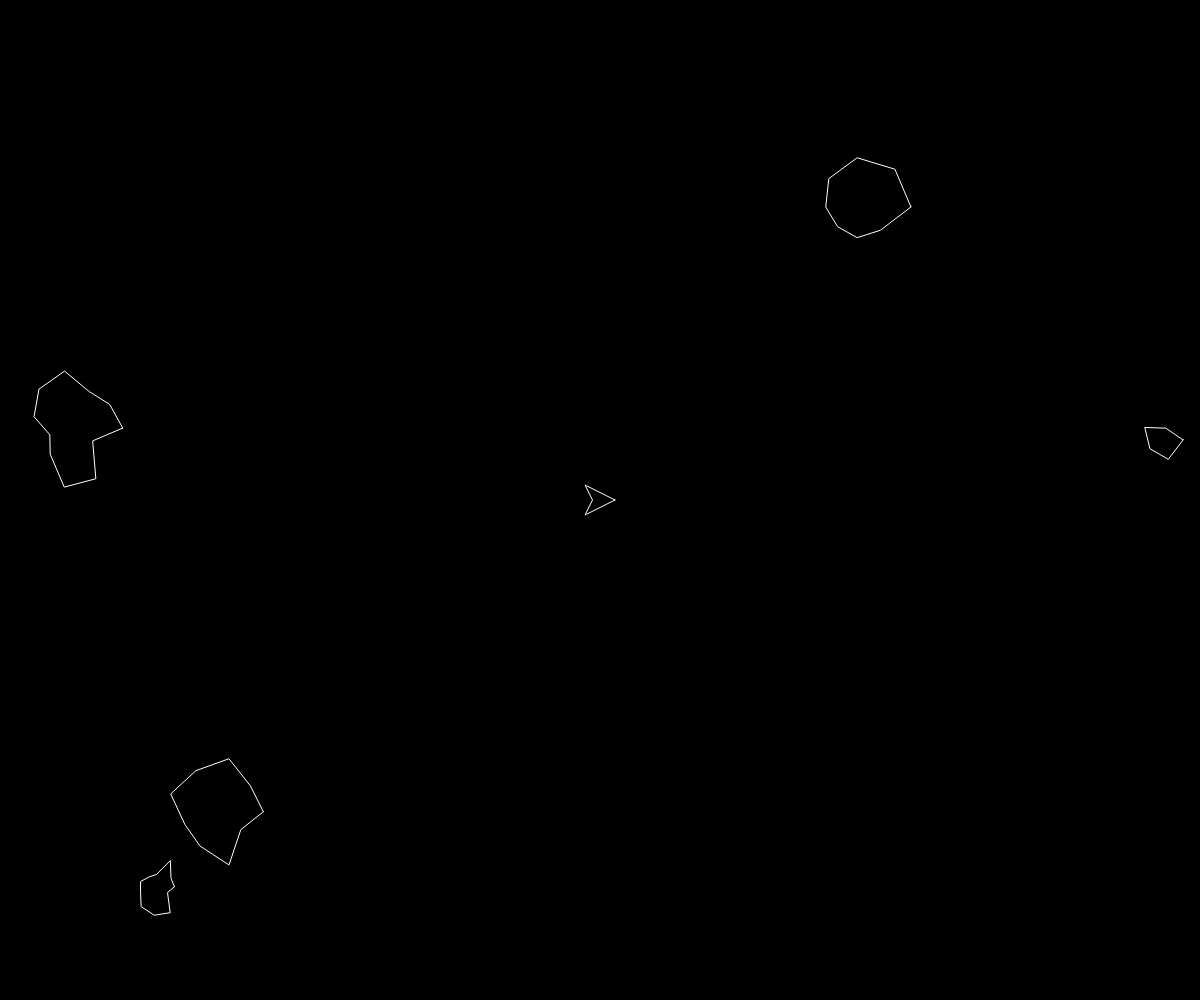
Frame 1 (no input)
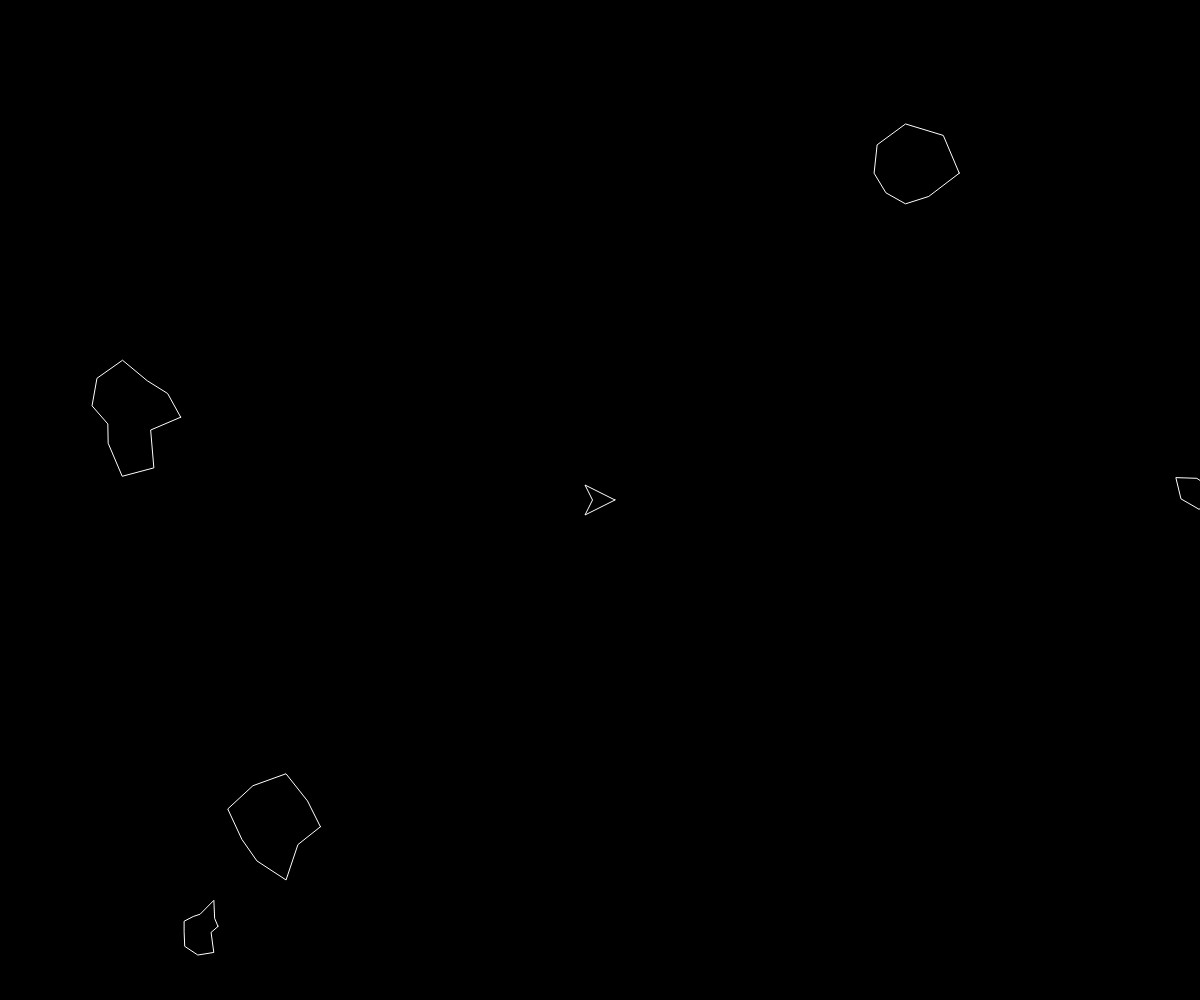
Frame 60 (no input)
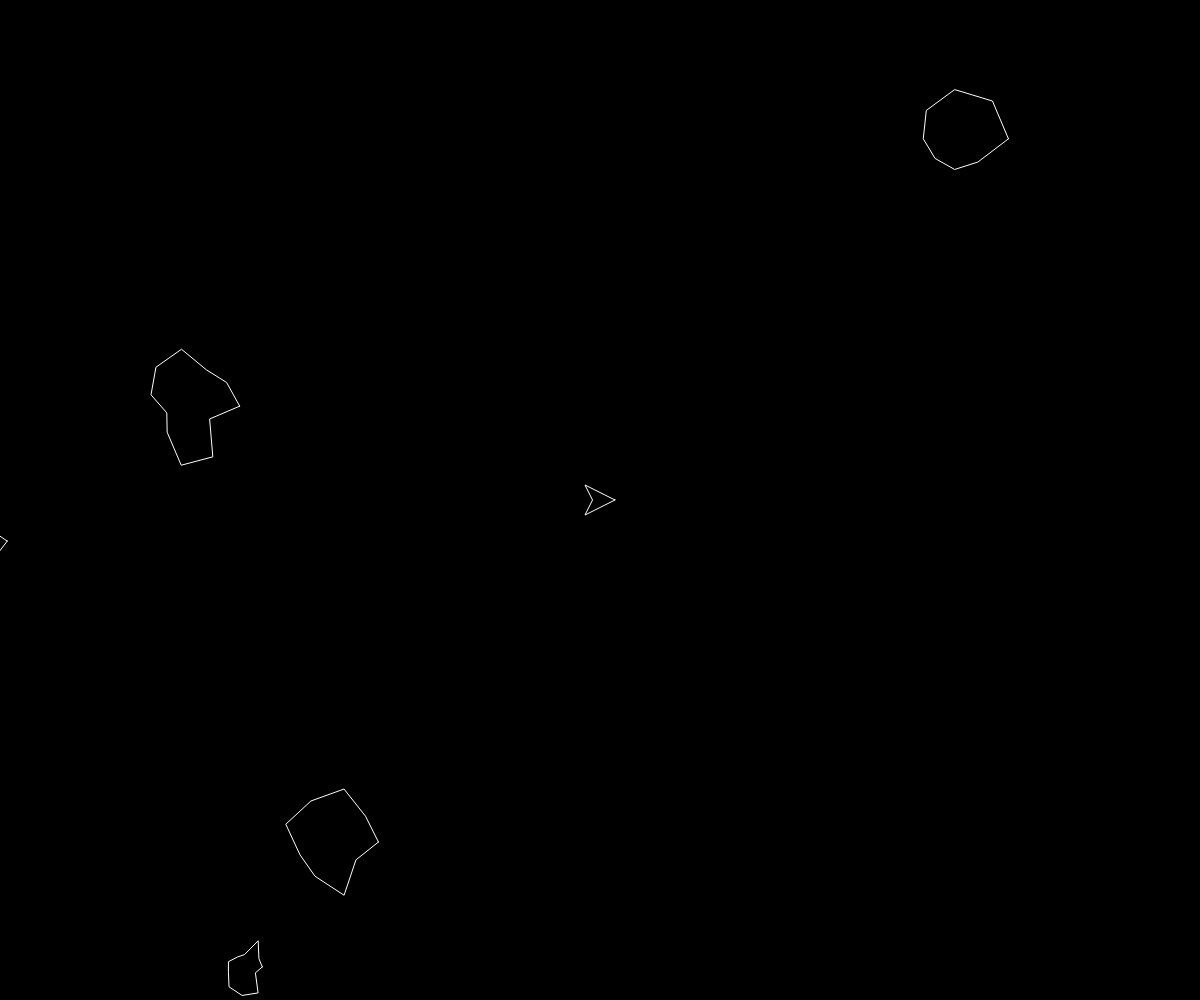
Frame 120 (the mouse pressed at the canvas centre since frame 60)

The p5.js sketch that drew these frames (run headless with seeded random() and noise() and a simulated clock; from frame 60 on, the mouse is pressed at the canvas centre):

// p5.js sketch
// ── sketch.js
// Daniel Shiffman
// http://codingtra.in
// http://patreon.com/codingtrain
// Code for: https://youtu.be/hacZU523FyM

var ship;
var asteroids = [];
var lasers = [];

// MAIN SETUP FUNCTION
function setup() {
  createCanvas(windowWidth, windowHeight);
  ship = new Ship();
  for (var i = 0; i < 5; i++) {
    asteroids.push(new Asteroid());
  }
}

// MAIN DRAW FUNCTION
function draw() {
  background(0);

  for (var i = 0; i < asteroids.length; i++) {
    if (ship.hits(asteroids[i])) {
      console.log('ooops!');
    }
    asteroids[i].render();
    asteroids[i].update();
    asteroids[i].edges();
  }

  // Pass for each laser object within the environment
  for (var i = lasers.length - 1; i >= 0; i--) {
    lasers[i].render(); // Invoke render function
    lasers[i].update(); // Update Laser - Pos
    // IDEA: Conserve laser after offsecreen - replace with lifespan (Lifetime)
    if (lasers[i].offscreen()) { // Invoke offsreen function - boolean return
      lasers.splice(i, 1); // Deletes Laser from laser array
    } else {
      // Oass through the asteroids array objects
      for (var j = asteroids.length - 1; j >= 0; j--) {
        // Prove collision with lasers
        if (lasers[i].hits(asteroids[j])) {
          // Proves the size of asteroids for later division
          if (asteroids[j].r > 10) {
            var newAsteroids = asteroids[j].breakup(); // Invokes breakup funcrion
            asteroids = asteroids.concat(newAsteroids); // Cocatenates new asteroid
          }
          asteroids.splice(j, 1); // Deletes first asteroid from array
          lasers.splice(i, 1); // Deletes first laser from array
          break;
        }
      }
    }
  }

  // console.log(lasers.length);

  // Invokes respective functions for ship
  ship.render();
  ship.turn();
  ship.update();
  ship.edges();


}

// KEY RELEASED EVENT FUNCTION
function keyReleased() {
  ship.setRotation(0);
  ship.boosting(false);
}

// KEY PRESSED EVENT FUNCTION
function keyPressed() {
  if (key == ' ') {
    lasers.push(new Laser(ship.pos, ship.heading));
  } else if (keyCode == RIGHT_ARROW) {
    ship.setRotation(0.1);
  } else if (keyCode == LEFT_ARROW) {
    ship.setRotation(-0.1);
  } else if (keyCode == UP_ARROW) {
    ship.boosting(true);
  }
}

// ── asteroid.js
// Daniel Shiffman
// http://codingtra.in
// http://patreon.com/codingtrain
// Code for: https://youtu.be/hacZU523FyM

// CLASS ASTEROID CREATED
function Asteroid(pos, r) {
  if (pos) {
    this.pos = pos.copy();
  } else {
    this.pos = createVector(random(width), random(height))
  }
  if (r) {
    this.r = r * 0.5;
  } else {
    this.r = random(15, 50);
  }

  this.vel = p5.Vector.random2D();
  this.total = floor(random(5, 15));
  this.offset = [];
  for (var i = 0; i < this.total; i++) {
    this.offset[i] = random(-this.r * 0.5, this.r * 0.5);
  }

  this.update = function() {
    this.pos.add(this.vel);
  }

  this.render = function() {
    push();
    stroke(255);
    noFill();
    translate(this.pos.x, this.pos.y);
    //ellipse(0, 0, this.r * 2);
    beginShape();
    for (var i = 0; i < this.total; i++) {
      var angle = map(i, 0, this.total, 0, TWO_PI);
      var r = this.r + this.offset[i];
      var x = r * cos(angle);
      var y = r * sin(angle);
      vertex(x, y);
    }
    endShape(CLOSE);
    pop();
  }

  this.breakup = function() {
    var newA = [];
    newA[0] = new Asteroid(this.pos, this.r);
    newA[1] = new Asteroid(this.pos, this.r);
    return newA;
  }

  this.edges = function() {
    if (this.pos.x > width + this.r) {
      this.pos.x = -this.r;
    } else if (this.pos.x < -this.r) {
      this.pos.x = width + this.r;
    }
    if (this.pos.y > height + this.r) {
      this.pos.y = -this.r;
    } else if (this.pos.y < -this.r) {
      this.pos.y = height + this.r;
    }
  }

}

// ── laser.js
// Daniel Shiffman
// http://codingtra.in
// http://patreon.com/codingtrain
// Code for: https://youtu.be/hacZU523FyM

function Laser(spos, angle) {
  this.offsetY = sin(angle);
  this.offsetX = cos(angle);
  this.pos = createVector(spos.x + this.offsetX * ship.r, spos.y + this.offsetY * ship.r);
  this.vel = p5.Vector.fromAngle(angle);
  this.vel.mult(10);

  this.update = function() {
    this.pos.add(this.vel);
  }

  this.render = function() {
    push();
    stroke(255);
    strokeWeight(2);
    point(this.pos.x, this.pos.y);
    pop();
  }

  this.hits = function(asteroid) {
    var d = dist(this.pos.x, this.pos.y, asteroid.pos.x, asteroid.pos.y);
    if (d < asteroid.r) {
      return true;
    } else {
      return false;
    }
  }

  this.offscreen = function() {
    if (this.pos.x > width || this.pos.x < 0) {
      return true;
    }
    if (this.pos.y > height || this.pos.y < 0) {
      return true;
    }
    return false;
  }


}

// ── lifes.js


function life(number, maxLifes){
  this.r = LIFE_RADIUS;
  this.number = number;
  this.offset = ((this.r * 2) + LIFE_SEPARATION) * (number - 1);
  this.render = function(){
    fill(255);
    noStroke();
    push();

    translate(width - this.offset - this.r * 3, this.r * 3);
    beginShape();
    vertex(0, -this.r);
    vertex(-this.r, this.r);
    vertex(0, this.r / 2);
    vertex(this.r, this.r);
    endShape(CLOSE);
    pop();
  }
  this.delete = function(){

  }
}

// ── ship.js
// Daniel Shiffman
// http://codingtra.in
// http://patreon.com/codingtrain
// Code for: https://youtu.be/hacZU523FyM

// CLASS SHIP CREATED
function Ship() {
  // Declare main initial atributes
  this.pos = createVector(width / 2, height / 2);
  this.r = 15;
  this.heading = 0;
  this.rotation = 0;
  this.vel = createVector(0, 0);
  this.isBoosting = false;

  // BOOSTING FUNCTION
  this.boosting = function(b) {
    this.isBoosting = b;
  }

  // UPDATE FUNCTION
  this.update = function() {
    if (this.isBoosting) {
      this.boost();
    }
    this.pos.add(this.vel);
    this.vel.mult(0.99);
  }

  // BOOST FUNCTION
  this.boost = function() {
    var force = p5.Vector.fromAngle(this.heading); // Create Vector from angle
    force.mult(0.3); // Multiply force Vector
    this.vel.add(force); // Add Force to vel vector
  }

  // HITS FUNCTION
  this.hits = function(asteroid) {
    // Proves distance between center of laser and asteroids position
    var d = dist(this.pos.x, this.pos.y, asteroid.pos.x, asteroid.pos.y);
    // TODO: Improve Collision recognition
    // Return boolean state from function
    if (d < this.r + asteroid.r) {
      return true;
    } else {
      return false;
    }
  }

  // RENDER FUNCTION
  this.render = function() {
    push();
    translate(this.pos.x, this.pos.y);
    rotate(this.heading + PI / 2);
    noFill();
    stroke(255);
    beginShape();
    vertex(0, -this.r);
    vertex(this.r, this.r);
    vertex(0, this.r / 2);
    vertex(-this.r, this.r);
    endShape(CLOSE);
    pop();
  }

  // EDGES FUNCTION
  this.edges = function() {
    // Function for offscreen ship 
    if (this.pos.x > width + this.r) {
      this.pos.x = -this.r;
    } else if (this.pos.x < -this.r) {
      this.pos.x = width + this.r;
    }
    if (this.pos.y > height + this.r) {
      this.pos.y = -this.r;
    } else if (this.pos.y < -this.r) {
      this.pos.y = height + this.r;
    }
  }

  // SET ROTATION FUNCTION
  this.setRotation = function(a) {
    this.rotation = a;
  }

  // TURN FUNCTION
  this.turn = function() {
    this.heading += this.rotation;
  }

}
